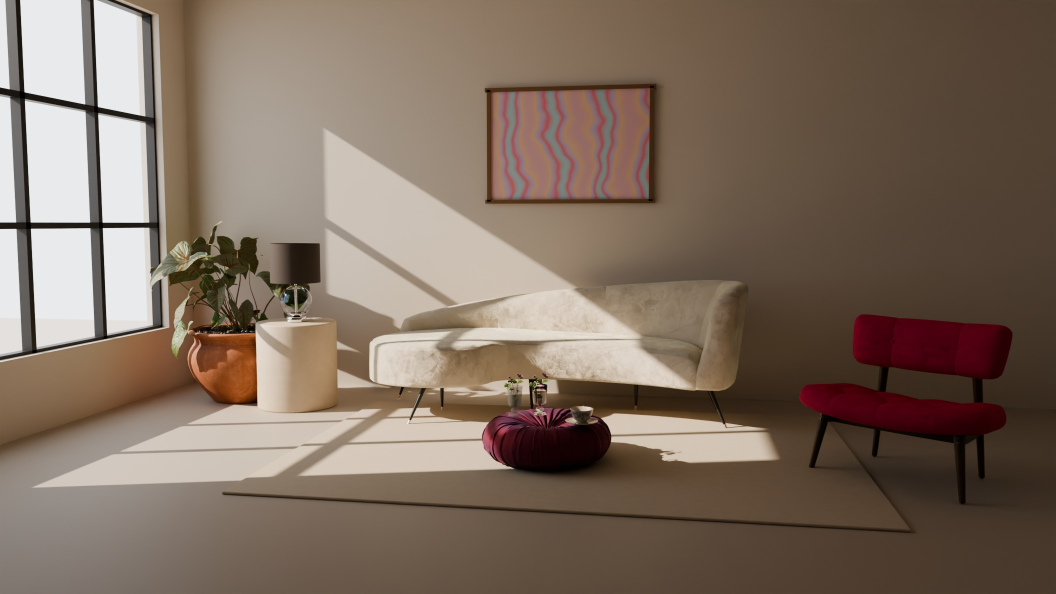
#> input picture saas-taste/img/room_eye.jpg, 2112 x 1188 px, given in place of l_00.jpg, which was not available (shown at 1/2 size)
$ python xray.py ../img/room_eye.jpg
#> lines starting #> are read from the running program, lines starting #| are printed output that depends on the picture; after the words box and inside, x2 and y2 are one past the last pixel; in counts of white or black regions, pixels touching at a corner belong together; pictures that were not available may be replaced by others from this repository, and a replacement may not be noted
"""Loupe X-ray de la landing : chaque image du rendu land/ redessinée en trait d'encre sur papier, seul le velours rouge garde sa couleur.
   python3 xray.py <dossier img/land> [indices…]  → x_XX.jpg dans le même dossier"""
import sys, os, glob
import numpy as np, cv2
D = sys.argv[1]
idx = [int(a) for a in sys.argv[2:]] or range(66)
PAPER = np.array([0xE4, 0xE9, 0xEE], np.float32)  # BGR de #EEE9E4
INK = np.array([0x13, 0x14, 0x15], np.float32)
for i in idx:
    src = cv2.imread(os.path.join(D, f'l_{i:02d}.jpg'))
#> src is the input picture: shape (1188, 2112, 3); mean B, G, R 94.6, 108.5, 125.9
    h, w = src.shape[:2]
#> h = 1188; w = 2112
    big = cv2.resize(src, (w * 2, h * 2), interpolation=cv2.INTER_CUBIC)
    g = cv2.cvtColor(big, cv2.COLOR_BGR2GRAY)
    g = cv2.bilateralFilter(g, 9, 40, 9)
    g = cv2.GaussianBlur(g, (0, 0), 1.6)
    e = cv2.Canny(g, 14, 38, L2gradient=True)
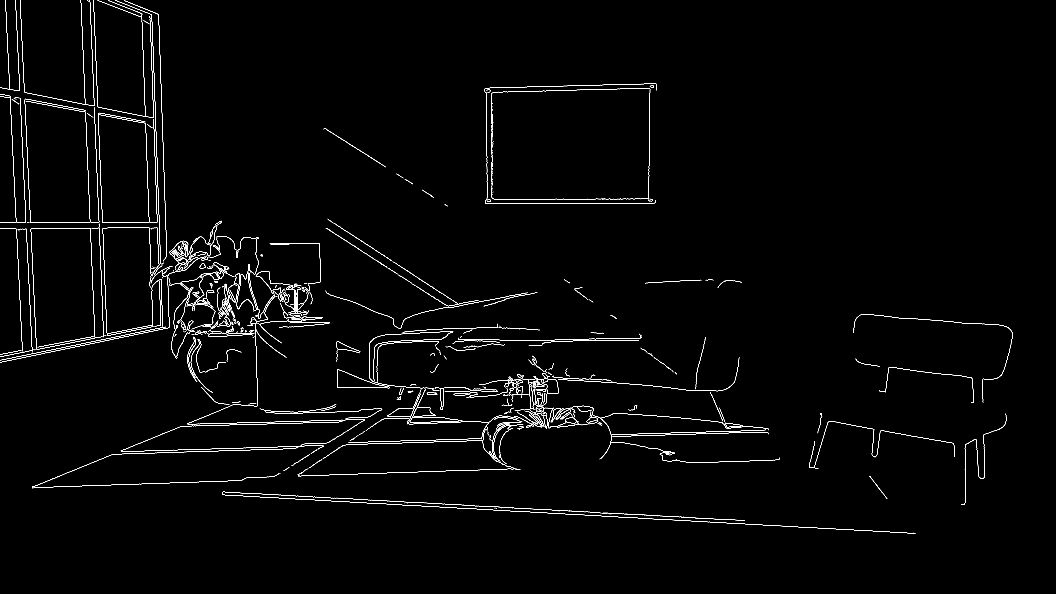
#> e: shape (2376, 4224) (shown at 1/4 size); 0.81% white in thin lines or dots, all inside (x1, y1, x2, y2) = (0, 0, 4050, 2135)
    # les traits courts (texture du bouclé, feuilles) sont du bruit : on ne garde que les contours d'au moins 40 px
    n, lab, st, _ = cv2.connectedComponentsWithStats(e, connectivity=8)
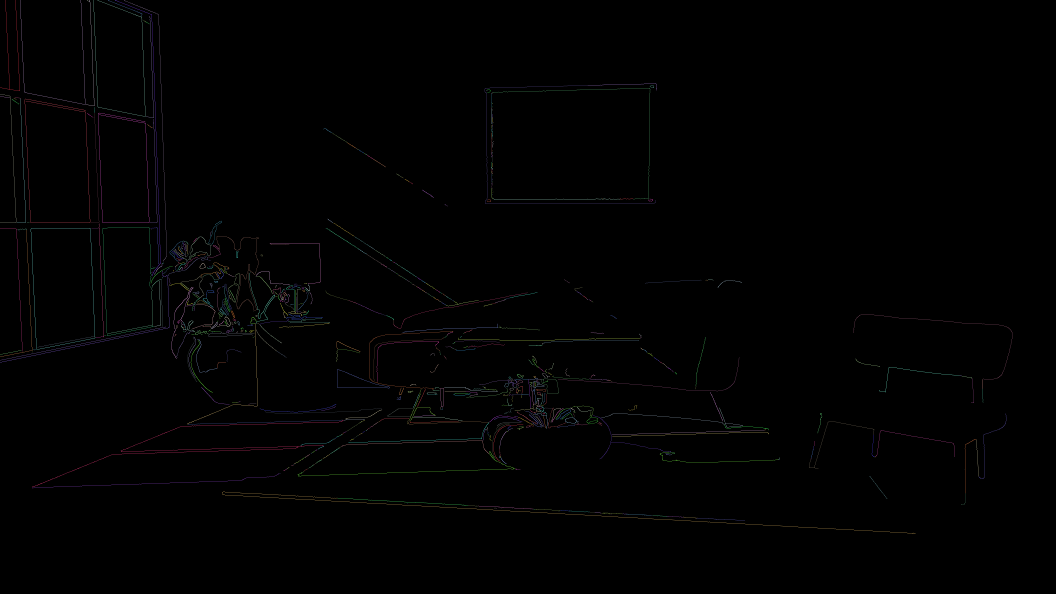
#> lab: shape (2376, 4224) int32 (shown at 1/4 size); 883 distinct labels, from 0 to 882; one colour per label, 0 black
#> n = 883; st = 883 rows, first 6: [0, 0, 4224, 2376, 9954731], [0, 0, 80, 364, 801], [80, 0, 262, 418, 1032], [349, 0, 6, 5, 10], [343, 0, 35, 424, 464], [374, 0, 208, 466, 1207]
    keep = np.zeros(n, bool); keep[1:] = st[1:, cv2.CC_STAT_AREA] >= 30
    e = (keep[lab] * 255).astype(np.uint8)
    e = cv2.dilate(e, np.ones((2, 2), np.uint8))
#> e: shape (2376, 4224); 1.6% white in thin lines or dots, all inside (x1, y1, x2, y2) = (0, 0, 4051, 2136)
    line = cv2.resize(e.astype(np.float32) / 255, (w, h), interpolation=cv2.INTER_AREA)
    line = np.clip(line * 1.6, 0, 1)[..., None]
#> line: shape (1188, 2112, 1) float32
    # modelé d'argile sous le papier (≈ 30 % d'écart) : les volumes et la tache de soleil se lisent même sans traits
    lum = cv2.GaussianBlur(cv2.cvtColor(src, cv2.COLOR_BGR2GRAY), (0, 0), 2).astype(np.float32)[..., None] / 255
    out = PAPER * (0.70 + 0.30 * np.clip(lum * 1.5, 0, 1))
    # le velours rouge : teinte rouge saturée, masque adouci
    hsv = cv2.cvtColor(src, cv2.COLOR_BGR2HSV).astype(np.float32)
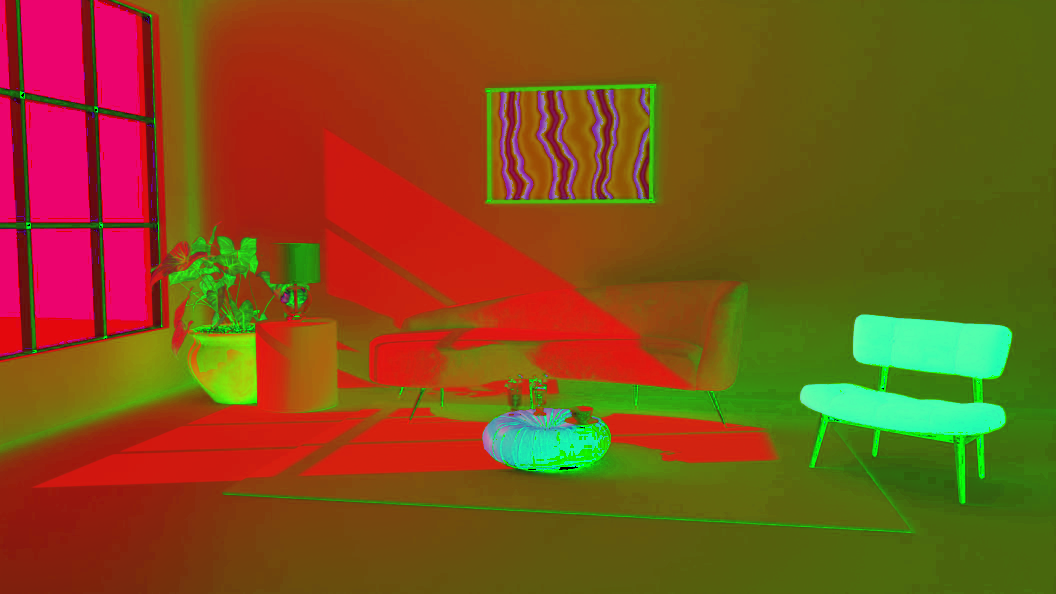
#> hsv: shape (1188, 2112, 3) float32 (shown at 1/2 size); mean B, G, R 25.8, 80.6, 126.3
    H, S, V = hsv[..., 0], hsv[..., 1] / 255, hsv[..., 2] / 255
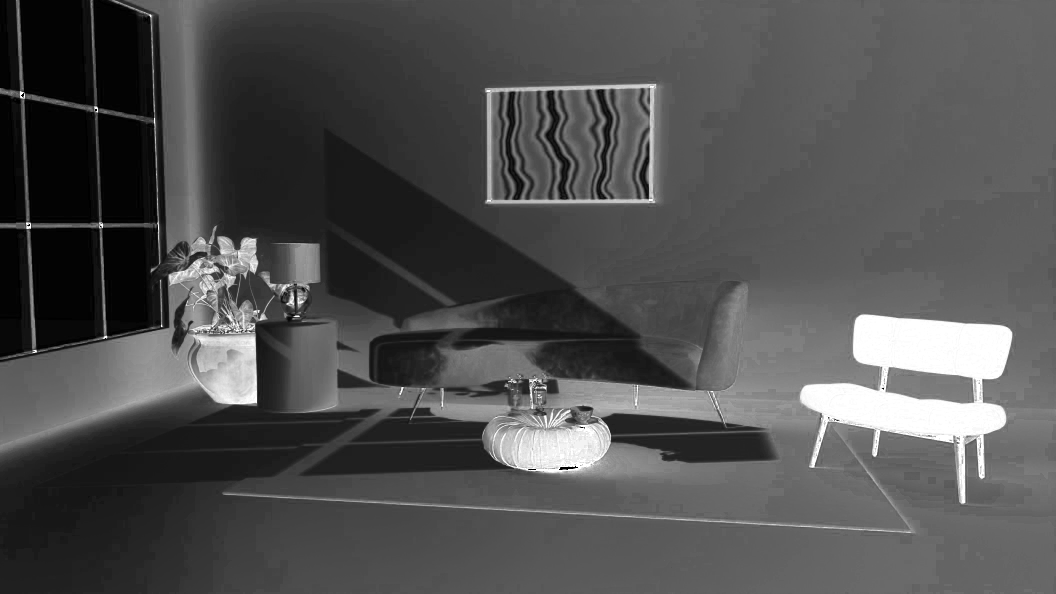
#> S: shape (1188, 2112) float32 (shown at 1/2 size); min 0, max 1, mean 0.316
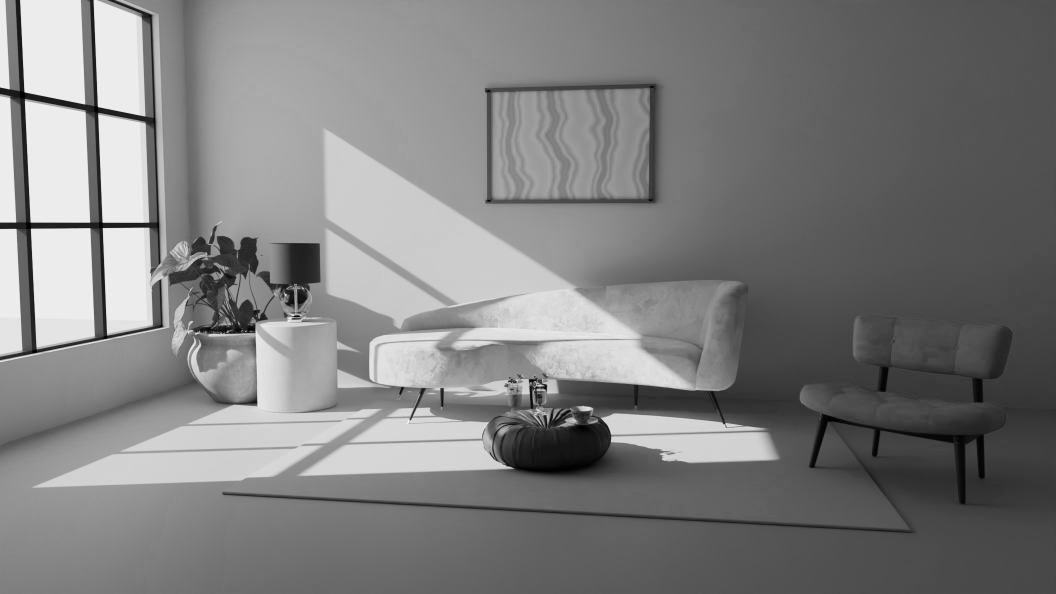
#> V: shape (1188, 2112) float32 (shown at 1/2 size); min 0, max 1, mean 0.495
    red = (((H < 6) | (H > 172)) & (S > 0.5) & (V > 0.15)).astype(np.uint8)
#> red: shape (1188, 2112); values 0 (black) and 1 (white), 2.6% white; 175 white regions (149 under 20 px), largest, box (x1, y1, x2, y2) and area: (1705, 628, 2025, 759) 31244, (1599, 766, 2013, 866) 25355, (972, 826, 1144, 928) 6090
    red = cv2.morphologyEx(red, cv2.MORPH_OPEN, np.ones((5, 5), np.uint8))
#> red: shape (1188, 2112); values 0 (black) and 1 (white), 2.4% white; 5 white regions, box (x1, y1, x2, y2) and area: (1705, 628, 2023, 758) 30974, (1599, 766, 2012, 866) 25262, (973, 833, 1115, 920) 4525, (1115, 842, 1134, 854) 165, (1036, 832, 1046, 840) 63
    # seul le fauteuil : les rayures de l'affiche et le pouf prune sont de petites taches, on les écarte
    n, lab, st, _ = cv2.connectedComponentsWithStats(red, connectivity=8)
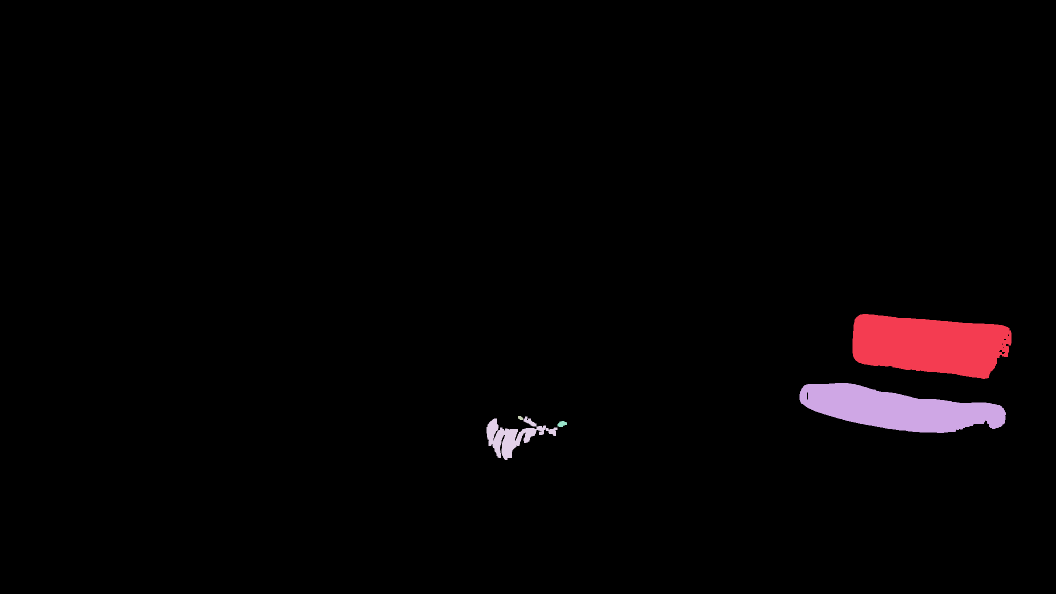
#> lab: shape (1188, 2112) int32 (shown at 1/2 size); 6 distinct labels, from 0 to 5; one colour per label, 0 black
#> n = 6; st = [[0, 0, 2112, 1188, 2448067], [1705, 628, 318, 130, 30974], [1599, 766, 413, 100, 25262], [1036, 832, 10, 8, 63], [973, 833, 142, 87, 4525], [1115, 842, 19, 12, 165]]
    keep = np.zeros(n, bool); keep[1:] = st[1:, cv2.CC_STAT_AREA] >= 900
    red = keep[lab].astype(np.float32)
#> red: shape (1188, 2112) float32; values 0 (black) and 1 (white), 2.4% white; 3 white regions, box (x1, y1, x2, y2) and area: (1705, 628, 2023, 758) 30974, (1599, 766, 2012, 866) 25262, (973, 833, 1115, 920) 4525
    red = cv2.GaussianBlur(red, (0, 0), 1.2)[..., None]
#> red: shape (1188, 2112, 1) float32
    out = out * (1 - red) + src.astype(np.float32) * red
    out = out * (1 - line) + INK * line
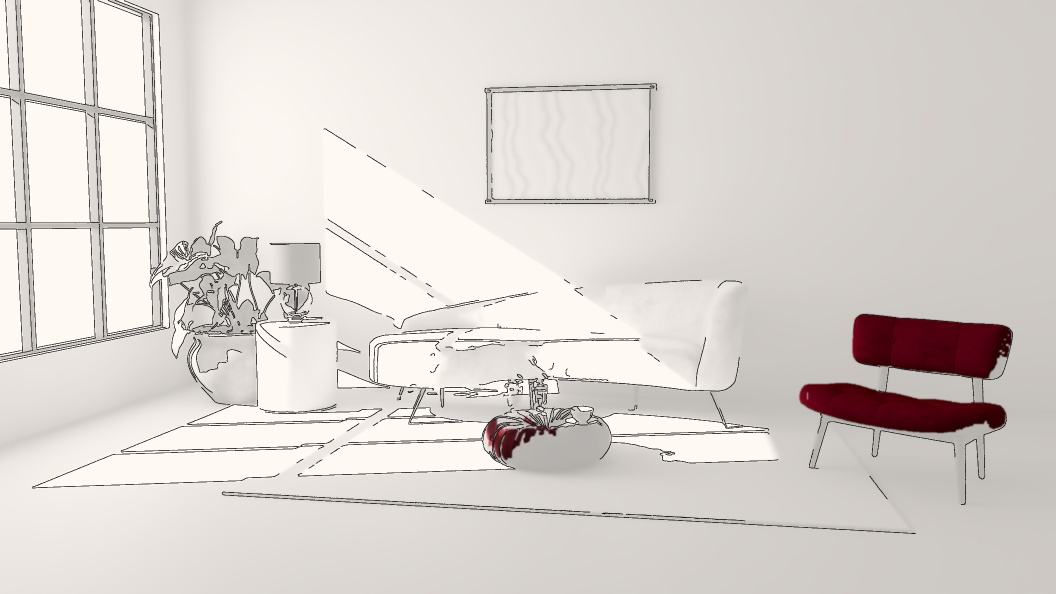
#> out: shape (1188, 2112, 3) float32 (shown at 1/2 size); mean B, G, R 194.6, 198.8, 203.4; drawn with min black and max white
    cv2.imwrite(os.path.join(D, f'x_{i:02d}.jpg'), np.clip(out, 0, 255).astype(np.uint8), [cv2.IMWRITE_JPEG_QUALITY, 88])
    print(i, end=' ', flush=True)
#> pass 2 of the loop `for i in idx:`:
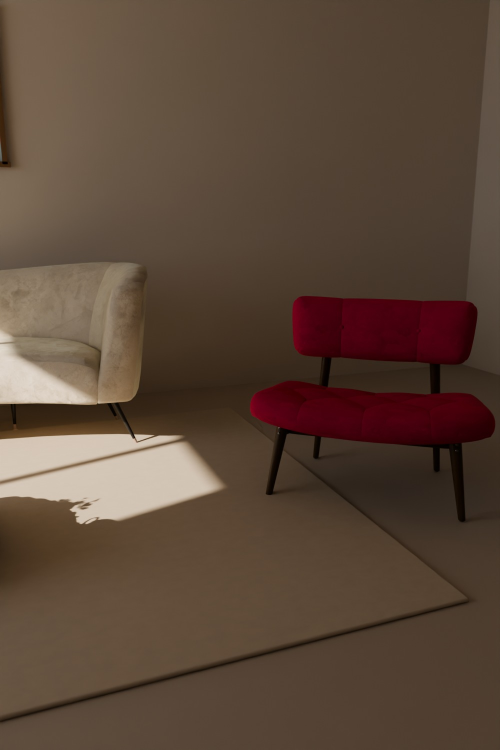
#> input picture saas-taste/img/room_phone.jpg, 1000 x 1500 px, given in place of l_01.jpg, which was not available (shown at 1/2 size)
#> src is the input picture: shape (1500, 1000, 3); mean B, G, R 56.5, 70.9, 91
#> big: shape (3000, 2000, 3)
#> `n, lab, st, _ = cv2.connectedComponentsWithStats(e, connectivity=8)`: n = 104; st = 104 rows, first 6: [0, 0, 2000, 3000, 5988259], [0, 550, 10, 97, 107], [9, 645, 23, 12, 54], [0, 665, 48, 5, 51], [0, 1048, 387, 34, 387], [456, 1049, 102, 12, 106]
#> lum: shape (1500, 1000, 1) float32
#> hsv: shape (1500, 1000, 3) float32
#> H: shape (1500, 1000) float32
#> S: shape (1500, 1000) float32
#> V: shape (1500, 1000) float32
#> `n, lab, st, _ = cv2.connectedComponentsWithStats(red, connectivity=8)`:
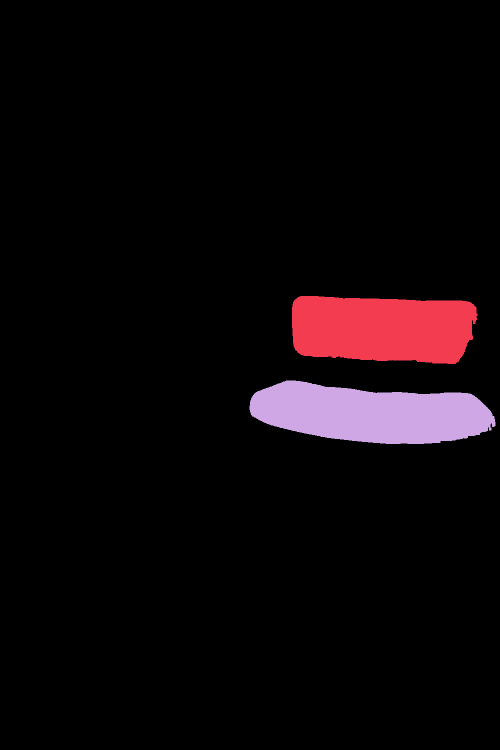
#> lab: shape (1500, 1000) int32 (shown at 1/2 size); 3 distinct labels, from 0 to 2; one colour per label, 0 black
#> `n, lab, st, _ = cv2.connectedComponentsWithStats(red, connectivity=8)`: n = 3; st = [[0, 0, 1000, 1500, 1411749], [584, 592, 371, 136, 43301], [499, 761, 492, 127, 44950]]
#> `out = out * (1 - red) + src.astype(np.float32) * red`:
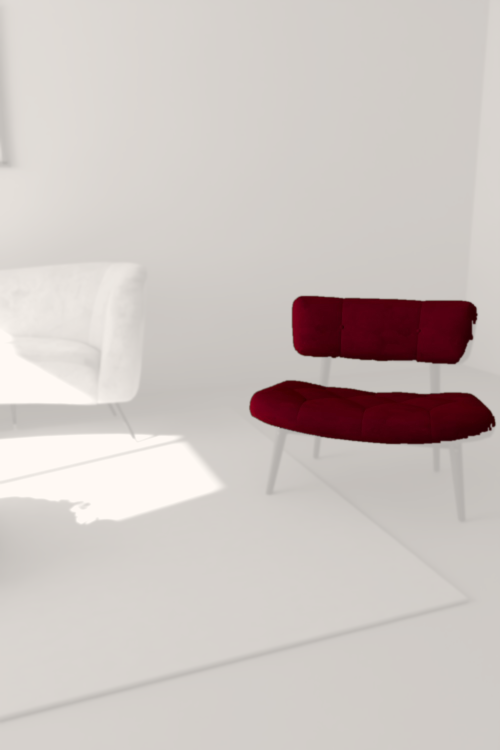
#> out: shape (1500, 1000, 3) float32 (shown at 1/2 size); mean B, G, R 180.6, 183.2, 191; drawn with min black and max white
#> (the run stopped early here; a loop or call above may not have finished)
